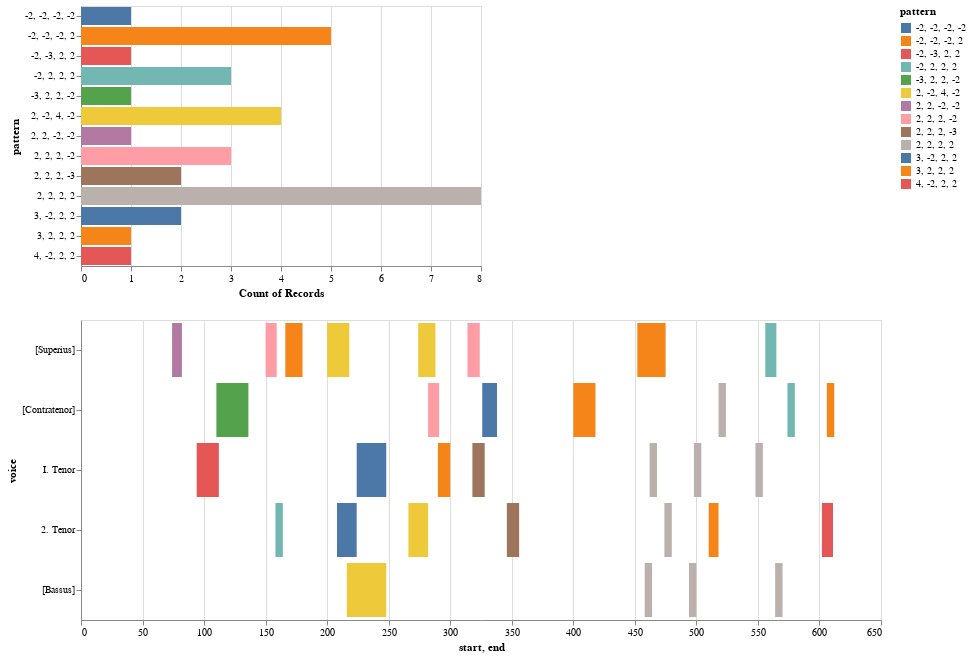

Here is the notebook cell this chart was saved with:
### Markdown cell above
### Mass Movement Heatmap

### Code cell
## Use this for the Mass Movement Heatmap

nr = mass_movement.notes(combineUnisons=True) 
mel = mass_movement.melodic(df=nr, kind='d', compound=True, unit=0, end=False)
mel_ngrams = mass_movement.ngrams(df=mel, n=4)
entry_ngrams = mass_movement.entries(df=mel, n=4)
mel_ngrams_duration = mass_movement.durations(df=mel, n=4, mask_df=entry_ngrams)
viz.plot_ngrams_heatmap(entry_ngrams, mel_ngrams_duration, selected_patterns=shared_entries, voices=[])

### Figure 1 — Vega-Lite specification as saved in the notebook (floating-point values rounded to 4 significant figures)
{"config": {"view": {"continuousWidth": 400, "continuousHeight": 300}}, "vconcat": [{"mark": "bar", "encoding": {"color": {"type": "nominal", "field": "pattern"}, "opacity": {"condition": {"value": 1, "selection": "selector002"}, "value": 0.2}, "x": {"type": "nominal", "aggregate": "count", "field": "pattern"}, "y": {"type": "nominal", "field": "pattern"}}, "selection": {"selector002": {"type": "multi", "fields": ["pattern"]}}}, {"mark": "bar", "encoding": {"color": {"type": "nominal", "field": "pattern"}, "opacity": {"condition": {"value": 1, "selection": "selector002"}, "value": 0.2}, "tooltip": [{"type": "quantitative", "field": "start"}, {"type": "quantitative", "field": "end"}, {"type": "nominal", "field": "pattern"}], "x": {"type": "quantitative", "field": "start"}, "x2": {"field": "end"}, "y": {"type": "nominal", "field": "voice", "sort": null}}, "height": 300, "selection": {"selector002": {"type": "multi", "fields": ["pattern"]}}, "width": 800}], "data": {"name": "data-d9629a0b2de511a603a826fd8c31f123"}, "$schema": "https://vega.github.io/schema/vega-lite/v4.8.1.json", "datasets": {"data-d9629a0b2de511a603a826fd8c31f123": [{"start": 74.0, "voice": "[Superius]", "pattern": "2, 2, -2, -2", "end": 82.0}, {"start": 150.0, "voice": "[Superius]", "pattern": "2, 2, 2, -2", "end": 159.0}, {"start": 166.0, "voice": "[Superius]", "pattern": "-2, -2, -2, 2", "end": 180.0}, {"start": 200.0, "voice": "[Superius]", "pattern": "2, -2, 4, -2", "end": 218.0}, {"start": 274.0, "voice": "[Superius]", "pattern": "2, -2, 4, -2", "end": 288.0}, {"start": 314.0, "voice": "[Superius]", "pattern": "2, 2, 2, -2", "end": 324.0}, {"start": 452.0, "voice": "[Superius]", "pattern": "-2, -2, -2, 2", "end": 475.0}, {"start": 556.0, "voice": "[Superius]", "pattern": "-2, 2, 2, 2", "end": 565.0}, {"start": 110.0, "voice": "[Contratenor]", "pattern": "-3, 2, 2, -2", "end": 136.0}, {"start": 282.0, "voice": "[Contratenor]", "pattern": "2, 2, 2, -2", "end": 291.0}, {"start": 326.0, "voice": "[Contratenor]", "pattern": "-2, -2, -2, -2", "end": 338.0}, {"start": 400.0, "voice": "[Contratenor]", "pattern": "-2, -2, -2, 2", "end": 418.0}, {"start": 518.0, "voice": "[Contratenor]", "pattern": "2, 2, 2, 2", "end": 524.0}, {"start": 574.0, "voice": "[Contratenor]", "pattern": "-2, 2, 2, 2", "end": 580.0}, {"start": 606.0, "voice": "[Contratenor]", "pattern": "-2, -2, -2, 2", "end": 612.0}, {"start": 94.0, "voice": "I. Tenor", "pattern": "4, -2, 2, 2", "end": 112.0}, {"start": 224.0, "voice": "I. Tenor", "pattern": "3, -2, 2, 2", "end": 248.0}, {"start": 290.0, "voice": "I. Tenor", "pattern": "3, 2, 2, 2", "end": 300.0}, {"start": 318.0, "voice": "I. Tenor", "pattern": "2, 2, 2, -3", "end": 328.0}, {"start": 462.0, "voice": "I. Tenor", "pattern": "2, 2, 2, 2", "end": 468.0}, {"start": 498.0, "voice": "I. Tenor", "pattern": "2, 2, 2, 2", "end": 504.0}, {"start": 548.0, "voice": "I. Tenor", "pattern": "2, 2, 2, 2", "end": 554.0}, {"start": 158.0, "voice": "2. Tenor", "pattern": "-2, 2, 2, 2", "end": 164.0}, {"start": 208.0, "voice": "2. Tenor", "pattern": "3, -2, 2, 2", "end": 224.0}, {"start": 266.0, "voice": "2. Tenor", "pattern": "2, -2, 4, -2", "end": 282.0}, {"start": 346.0, "voice": "2. Tenor", "pattern": "2, 2, 2, -3", "end": 356.0}, {"start": 474.0, "voice": "2. Tenor", "pattern": "2, 2, 2, 2", "end": 480.0}, {"start": 510.0, "voice": "2. Tenor", "pattern": "-2, -2, -2, 2", "end": 518.0}, {"start": 602.0, "voice": "2. Tenor", "pattern": "-2, -3, 2, 2", "end": 611.0}, {"start": 216.0, "voice": "[Bassus]", "pattern": "2, -2, 4, -2", "end": 248.0}, {"start": 458.0, "voice": "[Bassus]", "pattern": "2, 2, 2, 2", "end": 464.0}, {"start": 494.0, "voice": "[Bassus]", "pattern": "2, 2, 2, 2", "end": 500.0}, {"start": 564.0, "voice": "[Bassus]", "pattern": "2, 2, 2, 2", "end": 570.0}]}}
